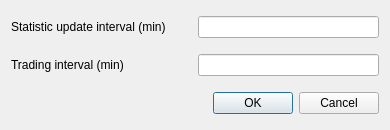
<?xml version="1.0" encoding="UTF-8"?>
<ui version="4.0">
 <class>IntervalsDialog</class>
 <widget class="QDialog" name="IntervalsDialog">
  <property name="geometry">
   <rect>
    <x>0</x>
    <y>0</y>
    <width>390</width>
    <height>130</height>
   </rect>
  </property>
  <property name="sizePolicy">
   <sizepolicy hsizetype="Expanding" vsizetype="Expanding">
    <horstretch>0</horstretch>
    <verstretch>0</verstretch>
   </sizepolicy>
  </property>
  <property name="minimumSize">
   <size>
    <width>390</width>
    <height>130</height>
   </size>
  </property>
  <property name="windowTitle">
   <string>Intervals Dialog</string>
  </property>
  <layout class="QGridLayout" name="gridLayout">
   <item row="0" column="0">
    <layout class="QVBoxLayout" name="verticalLayout_2">
     <item>
      <layout class="QVBoxLayout" name="verticalLayout">
       <item>
        <layout class="QHBoxLayout" name="horizontalLayout">
         <item>
          <widget class="QLabel" name="label">
           <property name="sizePolicy">
            <sizepolicy hsizetype="Expanding" vsizetype="Expanding">
             <horstretch>0</horstretch>
             <verstretch>0</verstretch>
            </sizepolicy>
           </property>
           <property name="minimumSize">
            <size>
             <width>120</width>
             <height>17</height>
            </size>
           </property>
           <property name="text">
            <string>Statistic update interval (min)</string>
           </property>
          </widget>
         </item>
         <item>
          <widget class="QLineEdit" name="lineEdit">
           <property name="minimumSize">
            <size>
             <width>0</width>
             <height>17</height>
            </size>
           </property>
          </widget>
         </item>
        </layout>
       </item>
      </layout>
     </item>
     <item>
      <layout class="QHBoxLayout" name="horizontalLayout_2">
       <item>
        <widget class="QLabel" name="label_2">
         <property name="sizePolicy">
          <sizepolicy hsizetype="Expanding" vsizetype="Expanding">
           <horstretch>0</horstretch>
           <verstretch>0</verstretch>
          </sizepolicy>
         </property>
         <property name="minimumSize">
          <size>
           <width>120</width>
           <height>17</height>
          </size>
         </property>
         <property name="text">
          <string>Trading interval (min)</string>
         </property>
        </widget>
       </item>
       <item>
        <widget class="QLineEdit" name="lineEdit_2">
         <property name="minimumSize">
          <size>
           <width>0</width>
           <height>17</height>
          </size>
         </property>
        </widget>
       </item>
      </layout>
     </item>
     <item>
      <widget class="QDialogButtonBox" name="buttonBox">
       <property name="sizePolicy">
        <sizepolicy hsizetype="Expanding" vsizetype="Expanding">
         <horstretch>0</horstretch>
         <verstretch>0</verstretch>
        </sizepolicy>
       </property>
       <property name="orientation">
        <enum>Qt::Horizontal</enum>
       </property>
       <property name="standardButtons">
        <set>QDialogButtonBox::Cancel|QDialogButtonBox::Ok</set>
       </property>
      </widget>
     </item>
    </layout>
   </item>
  </layout>
 </widget>
 <resources/>
 <connections>
  <connection>
   <sender>buttonBox</sender>
   <signal>accepted()</signal>
   <receiver>IntervalsDialog</receiver>
   <slot>accept()</slot>
   <hints>
    <hint type="sourcelabel">
     <x>248</x>
     <y>254</y>
    </hint>
    <hint type="destinationlabel">
     <x>157</x>
     <y>274</y>
    </hint>
   </hints>
  </connection>
  <connection>
   <sender>buttonBox</sender>
   <signal>rejected()</signal>
   <receiver>IntervalsDialog</receiver>
   <slot>reject()</slot>
   <hints>
    <hint type="sourcelabel">
     <x>316</x>
     <y>260</y>
    </hint>
    <hint type="destinationlabel">
     <x>286</x>
     <y>274</y>
    </hint>
   </hints>
  </connection>
 </connections>
</ui>
